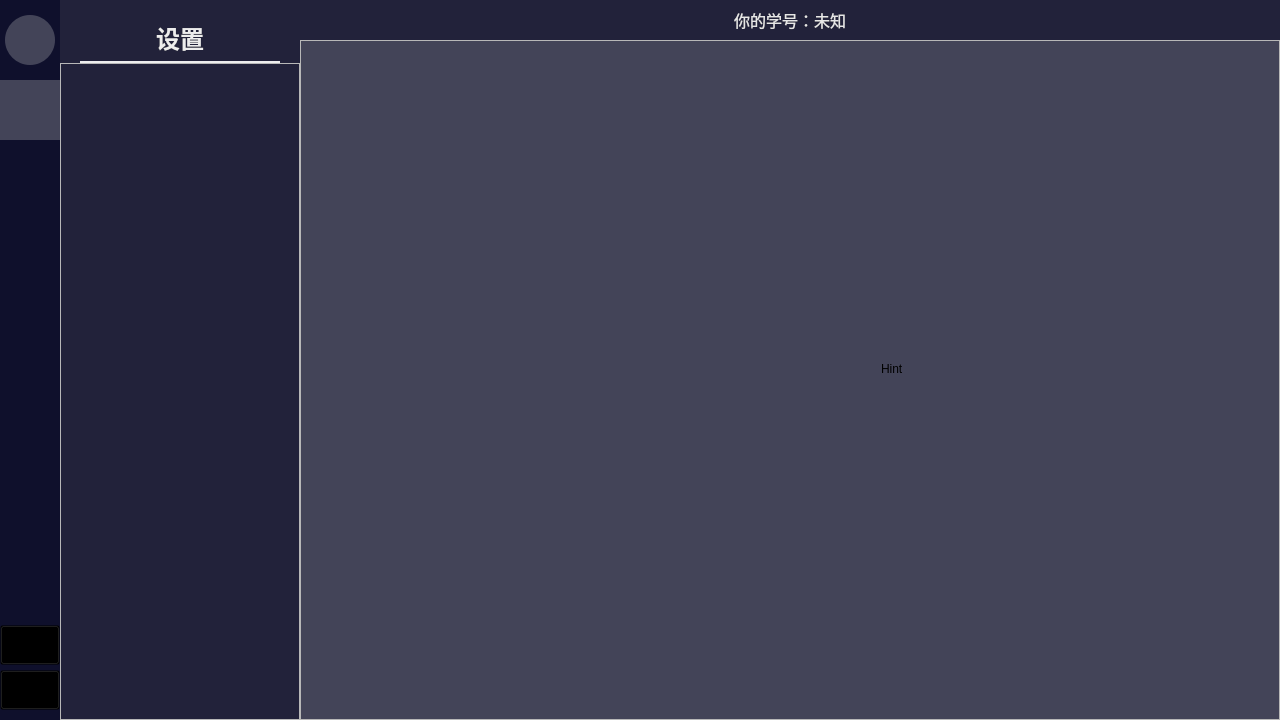
<?xml version="1.0" encoding="UTF-8"?>
<ui version="4.0">
 <class>MainWindow</class>
 <widget class="QMainWindow" name="MainWindow">
  <property name="geometry">
   <rect>
    <x>0</x>
    <y>0</y>
    <width>1280</width>
    <height>720</height>
   </rect>
  </property>
  <property name="minimumSize">
   <size>
    <width>960</width>
    <height>540</height>
   </size>
  </property>
  <property name="windowTitle">
   <string>图书馆</string>
  </property>
  <widget class="QWidget" name="styleSheet">
   <property name="styleSheet">
    <string notr="true">QWidget#styleSheet{
	color: rgb(221, 221, 221);
	background-color:#434458;
}
QFrame#leftFrame{
	background-color:#0f102c;
}
QFrame#extraFrame{
	background-color:#22223a;
}
QFrame#contentFrame{
	background-color:#434458;
}
QFrame#iconFrame{
	background-color:#434458;
}
QLabel#topLabel{
	background-color:#22223a;
	color:#e6e6e6;
	font-size:12pt;
}
QLabel#settingLabel{
	color:#ededed;
}
QLabel#lineLabel{
	background-color:#ededed;
}</string>
   </property>
   <layout class="QVBoxLayout" name="verticalLayout">
    <property name="spacing">
     <number>0</number>
    </property>
    <property name="leftMargin">
     <number>0</number>
    </property>
    <property name="topMargin">
     <number>0</number>
    </property>
    <property name="rightMargin">
     <number>0</number>
    </property>
    <property name="bottomMargin">
     <number>0</number>
    </property>
    <item>
     <widget class="QFrame" name="background">
      <layout class="QHBoxLayout" name="horizontalLayout">
       <property name="spacing">
        <number>0</number>
       </property>
       <property name="leftMargin">
        <number>0</number>
       </property>
       <property name="topMargin">
        <number>0</number>
       </property>
       <property name="rightMargin">
        <number>0</number>
       </property>
       <property name="bottomMargin">
        <number>0</number>
       </property>
       <item>
        <widget class="QFrame" name="leftFrame">
         <property name="minimumSize">
          <size>
           <width>60</width>
           <height>0</height>
          </size>
         </property>
         <property name="maximumSize">
          <size>
           <width>60</width>
           <height>16777215</height>
          </size>
         </property>
         <property name="styleSheet">
          <string notr="true"/>
         </property>
         <layout class="QVBoxLayout" name="verticalLayout_2">
          <property name="spacing">
           <number>0</number>
          </property>
          <property name="leftMargin">
           <number>0</number>
          </property>
          <property name="topMargin">
           <number>15</number>
          </property>
          <property name="rightMargin">
           <number>0</number>
          </property>
          <property name="bottomMargin">
           <number>0</number>
          </property>
          <item alignment="Qt::AlignHCenter">
           <widget class="QFrame" name="iconFrame">
            <property name="sizePolicy">
             <sizepolicy hsizetype="Maximum" vsizetype="Maximum">
              <horstretch>0</horstretch>
              <verstretch>0</verstretch>
             </sizepolicy>
            </property>
            <property name="minimumSize">
             <size>
              <width>50</width>
              <height>50</height>
             </size>
            </property>
            <property name="maximumSize">
             <size>
              <width>50</width>
              <height>50</height>
             </size>
            </property>
            <property name="styleSheet">
             <string notr="true">border-radius:25px;</string>
            </property>
            <layout class="QVBoxLayout" name="verticalLayout_5">
             <property name="spacing">
              <number>0</number>
             </property>
             <property name="leftMargin">
              <number>0</number>
             </property>
             <property name="topMargin">
              <number>0</number>
             </property>
             <property name="rightMargin">
              <number>0</number>
             </property>
             <property name="bottomMargin">
              <number>0</number>
             </property>
             <item alignment="Qt::AlignHCenter|Qt::AlignVCenter">
              <widget class="QLabel" name="iconLabel">
               <property name="sizePolicy">
                <sizepolicy hsizetype="Preferred" vsizetype="Preferred">
                 <horstretch>0</horstretch>
                 <verstretch>0</verstretch>
                </sizepolicy>
               </property>
               <property name="maximumSize">
                <size>
                 <width>40</width>
                 <height>40</height>
                </size>
               </property>
               <property name="styleSheet">
                <string notr="true"/>
               </property>
               <property name="text">
                <string/>
               </property>
               <property name="textFormat">
                <enum>Qt::PlainText</enum>
               </property>
               <property name="pixmap">
                <pixmap resource="resource.qrc">:/resource/img/icon.png</pixmap>
               </property>
               <property name="scaledContents">
                <bool>true</bool>
               </property>
               <property name="alignment">
                <set>Qt::AlignCenter</set>
               </property>
              </widget>
             </item>
            </layout>
           </widget>
          </item>
          <item alignment="Qt::AlignRight">
           <widget class="QFrame" name="buttonFrame">
            <property name="sizePolicy">
             <sizepolicy hsizetype="Preferred" vsizetype="Fixed">
              <horstretch>0</horstretch>
              <verstretch>0</verstretch>
             </sizepolicy>
            </property>
            <property name="minimumSize">
             <size>
              <width>60</width>
              <height>0</height>
             </size>
            </property>
            <property name="styleSheet">
             <string notr="true">QPushButton{
	background-color:transparent;
	border: none;
}
QPushButton:hover{
	background-color:#434458;
}
QPushButton:pressed{
	background-color:#535468;
}</string>
            </property>
            <layout class="QVBoxLayout" name="verticalLayout_6">
             <property name="spacing">
              <number>0</number>
             </property>
             <property name="leftMargin">
              <number>0</number>
             </property>
             <property name="topMargin">
              <number>15</number>
             </property>
             <property name="rightMargin">
              <number>0</number>
             </property>
             <property name="bottomMargin">
              <number>0</number>
             </property>
             <item alignment="Qt::AlignHCenter">
              <widget class="QPushButton" name="reserveButton">
               <property name="sizePolicy">
                <sizepolicy hsizetype="Fixed" vsizetype="Fixed">
                 <horstretch>0</horstretch>
                 <verstretch>0</verstretch>
                </sizepolicy>
               </property>
               <property name="minimumSize">
                <size>
                 <width>60</width>
                 <height>60</height>
                </size>
               </property>
               <property name="maximumSize">
                <size>
                 <width>60</width>
                 <height>60</height>
                </size>
               </property>
               <property name="cursor">
                <cursorShape>PointingHandCursor</cursorShape>
               </property>
               <property name="styleSheet">
                <string notr="true">background-color:#434458;</string>
               </property>
               <property name="text">
                <string/>
               </property>
               <property name="icon">
                <iconset resource="resource.qrc">
                 <normaloff>:/resource/img/reserve.png</normaloff>:/resource/img/reserve.png</iconset>
               </property>
               <property name="iconSize">
                <size>
                 <width>24</width>
                 <height>24</height>
                </size>
               </property>
              </widget>
             </item>
             <item alignment="Qt::AlignHCenter">
              <widget class="QPushButton" name="mineButton">
               <property name="sizePolicy">
                <sizepolicy hsizetype="Fixed" vsizetype="Fixed">
                 <horstretch>0</horstretch>
                 <verstretch>0</verstretch>
                </sizepolicy>
               </property>
               <property name="minimumSize">
                <size>
                 <width>60</width>
                 <height>60</height>
                </size>
               </property>
               <property name="maximumSize">
                <size>
                 <width>60</width>
                 <height>60</height>
                </size>
               </property>
               <property name="cursor">
                <cursorShape>PointingHandCursor</cursorShape>
               </property>
               <property name="text">
                <string/>
               </property>
               <property name="icon">
                <iconset resource="resource.qrc">
                 <normaloff>:/resource/img/mine.png</normaloff>:/resource/img/mine.png</iconset>
               </property>
               <property name="iconSize">
                <size>
                 <width>24</width>
                 <height>24</height>
                </size>
               </property>
              </widget>
             </item>
             <item alignment="Qt::AlignHCenter">
              <widget class="QPushButton" name="hintButton">
               <property name="sizePolicy">
                <sizepolicy hsizetype="Fixed" vsizetype="Fixed">
                 <horstretch>0</horstretch>
                 <verstretch>0</verstretch>
                </sizepolicy>
               </property>
               <property name="minimumSize">
                <size>
                 <width>60</width>
                 <height>60</height>
                </size>
               </property>
               <property name="maximumSize">
                <size>
                 <width>60</width>
                 <height>60</height>
                </size>
               </property>
               <property name="cursor">
                <cursorShape>PointingHandCursor</cursorShape>
               </property>
               <property name="text">
                <string/>
               </property>
               <property name="icon">
                <iconset resource="resource.qrc">
                 <normaloff>:/resource/img/hint.png</normaloff>:/resource/img/hint.png</iconset>
               </property>
               <property name="iconSize">
                <size>
                 <width>24</width>
                 <height>24</height>
                </size>
               </property>
              </widget>
             </item>
            </layout>
           </widget>
          </item>
          <item alignment="Qt::AlignBottom">
           <widget class="QFrame" name="settingFrame">
            <layout class="QVBoxLayout" name="verticalLayout_7">
             <property name="spacing">
              <number>5</number>
             </property>
             <property name="leftMargin">
              <number>0</number>
             </property>
             <property name="topMargin">
              <number>0</number>
             </property>
             <property name="rightMargin">
              <number>0</number>
             </property>
             <property name="bottomMargin">
              <number>10</number>
             </property>
             <item>
              <widget class="QPushButton" name="logoutButton">
               <property name="sizePolicy">
                <sizepolicy hsizetype="Fixed" vsizetype="Fixed">
                 <horstretch>0</horstretch>
                 <verstretch>0</verstretch>
                </sizepolicy>
               </property>
               <property name="minimumSize">
                <size>
                 <width>60</width>
                 <height>40</height>
                </size>
               </property>
               <property name="maximumSize">
                <size>
                 <width>60</width>
                 <height>40</height>
                </size>
               </property>
               <property name="cursor">
                <cursorShape>PointingHandCursor</cursorShape>
               </property>
               <property name="styleSheet">
                <string notr="true">background-color:transparent;</string>
               </property>
               <property name="text">
                <string/>
               </property>
               <property name="icon">
                <iconset resource="resource.qrc">
                 <normaloff>:/resource/img/logout.png</normaloff>:/resource/img/logout.png</iconset>
               </property>
               <property name="iconSize">
                <size>
                 <width>28</width>
                 <height>28</height>
                </size>
               </property>
              </widget>
             </item>
             <item>
              <widget class="QPushButton" name="settingButton">
               <property name="sizePolicy">
                <sizepolicy hsizetype="Fixed" vsizetype="Fixed">
                 <horstretch>0</horstretch>
                 <verstretch>0</verstretch>
                </sizepolicy>
               </property>
               <property name="minimumSize">
                <size>
                 <width>60</width>
                 <height>40</height>
                </size>
               </property>
               <property name="maximumSize">
                <size>
                 <width>60</width>
                 <height>40</height>
                </size>
               </property>
               <property name="cursor">
                <cursorShape>PointingHandCursor</cursorShape>
               </property>
               <property name="styleSheet">
                <string notr="true">background-color:transparent;</string>
               </property>
               <property name="text">
                <string/>
               </property>
               <property name="icon">
                <iconset resource="resource.qrc">
                 <normaloff>:/resource/img/setting.png</normaloff>:/resource/img/setting.png</iconset>
               </property>
               <property name="iconSize">
                <size>
                 <width>28</width>
                 <height>28</height>
                </size>
               </property>
               <property name="autoRepeat">
                <bool>false</bool>
               </property>
              </widget>
             </item>
            </layout>
           </widget>
          </item>
         </layout>
        </widget>
       </item>
       <item>
        <widget class="QFrame" name="extraFrame">
         <property name="sizePolicy">
          <sizepolicy hsizetype="Expanding" vsizetype="Preferred">
           <horstretch>0</horstretch>
           <verstretch>0</verstretch>
          </sizepolicy>
         </property>
         <property name="minimumSize">
          <size>
           <width>0</width>
           <height>0</height>
          </size>
         </property>
         <property name="maximumSize">
          <size>
           <width>240</width>
           <height>16777215</height>
          </size>
         </property>
         <layout class="QVBoxLayout" name="verticalLayout_3">
          <property name="spacing">
           <number>0</number>
          </property>
          <property name="leftMargin">
           <number>0</number>
          </property>
          <property name="topMargin">
           <number>20</number>
          </property>
          <property name="rightMargin">
           <number>0</number>
          </property>
          <property name="bottomMargin">
           <number>0</number>
          </property>
          <item>
           <widget class="QLabel" name="settingLabel">
            <property name="sizePolicy">
             <sizepolicy hsizetype="Preferred" vsizetype="Minimum">
              <horstretch>0</horstretch>
              <verstretch>0</verstretch>
             </sizepolicy>
            </property>
            <property name="styleSheet">
             <string notr="true">font-size:18pt;
font-weight:600;</string>
            </property>
            <property name="text">
             <string>设置</string>
            </property>
            <property name="alignment">
             <set>Qt::AlignCenter</set>
            </property>
           </widget>
          </item>
          <item>
           <spacer name="verticalSpacer">
            <property name="orientation">
             <enum>Qt::Vertical</enum>
            </property>
            <property name="sizeType">
             <enum>QSizePolicy::Fixed</enum>
            </property>
            <property name="sizeHint" stdset="0">
             <size>
              <width>20</width>
              <height>6</height>
             </size>
            </property>
           </spacer>
          </item>
          <item>
           <widget class="QLabel" name="lineLabel">
            <property name="minimumSize">
             <size>
              <width>0</width>
              <height>2</height>
             </size>
            </property>
            <property name="maximumSize">
             <size>
              <width>16777215</width>
              <height>2</height>
             </size>
            </property>
            <property name="styleSheet">
             <string notr="true">margin:0 20px;</string>
            </property>
            <property name="text">
             <string/>
            </property>
           </widget>
          </item>
          <item>
           <widget class="QFrame" name="frame">
            <property name="sizePolicy">
             <sizepolicy hsizetype="Preferred" vsizetype="Expanding">
              <horstretch>0</horstretch>
              <verstretch>0</verstretch>
             </sizepolicy>
            </property>
            <property name="frameShape">
             <enum>QFrame::StyledPanel</enum>
            </property>
            <property name="frameShadow">
             <enum>QFrame::Raised</enum>
            </property>
           </widget>
          </item>
         </layout>
        </widget>
       </item>
       <item>
        <widget class="QFrame" name="contentFrame">
         <layout class="QVBoxLayout" name="verticalLayout_4">
          <property name="spacing">
           <number>0</number>
          </property>
          <property name="leftMargin">
           <number>0</number>
          </property>
          <property name="topMargin">
           <number>0</number>
          </property>
          <property name="rightMargin">
           <number>0</number>
          </property>
          <property name="bottomMargin">
           <number>0</number>
          </property>
          <item>
           <widget class="QLabel" name="topLabel">
            <property name="sizePolicy">
             <sizepolicy hsizetype="Expanding" vsizetype="Preferred">
              <horstretch>0</horstretch>
              <verstretch>0</verstretch>
             </sizepolicy>
            </property>
            <property name="minimumSize">
             <size>
              <width>0</width>
              <height>40</height>
             </size>
            </property>
            <property name="maximumSize">
             <size>
              <width>16777215</width>
              <height>40</height>
             </size>
            </property>
            <property name="text">
             <string>你的学号：未知</string>
            </property>
            <property name="alignment">
             <set>Qt::AlignCenter</set>
            </property>
           </widget>
          </item>
          <item>
           <widget class="QFrame" name="contentContainer">
            <property name="frameShape">
             <enum>QFrame::StyledPanel</enum>
            </property>
            <property name="frameShadow">
             <enum>QFrame::Raised</enum>
            </property>
            <layout class="QVBoxLayout" name="verticalLayout_8">
             <property name="spacing">
              <number>0</number>
             </property>
             <property name="leftMargin">
              <number>0</number>
             </property>
             <property name="topMargin">
              <number>0</number>
             </property>
             <property name="rightMargin">
              <number>0</number>
             </property>
             <property name="bottomMargin">
              <number>0</number>
             </property>
             <item>
              <widget class="QStackedWidget" name="stackedWidget">
               <property name="currentIndex">
                <number>2</number>
               </property>
               <widget class="QWidget" name="reservePage">
                <widget class="QLabel" name="label">
                 <property name="geometry">
                  <rect>
                   <x>440</x>
                   <y>330</y>
                   <width>54</width>
                   <height>16</height>
                  </rect>
                 </property>
                 <property name="text">
                  <string>Reserve</string>
                 </property>
                </widget>
               </widget>
               <widget class="QWidget" name="minePage">
                <widget class="QLabel" name="label_2">
                 <property name="geometry">
                  <rect>
                   <x>420</x>
                   <y>310</y>
                   <width>54</width>
                   <height>16</height>
                  </rect>
                 </property>
                 <property name="text">
                  <string>Mine</string>
                 </property>
                </widget>
               </widget>
               <widget class="QWidget" name="hintPage">
                <widget class="QLabel" name="label_3">
                 <property name="geometry">
                  <rect>
                   <x>580</x>
                   <y>320</y>
                   <width>54</width>
                   <height>16</height>
                  </rect>
                 </property>
                 <property name="text">
                  <string>Hint</string>
                 </property>
                </widget>
               </widget>
              </widget>
             </item>
            </layout>
           </widget>
          </item>
         </layout>
        </widget>
       </item>
      </layout>
     </widget>
    </item>
   </layout>
  </widget>
 </widget>
 <resources>
  <include location="resource.qrc"/>
 </resources>
 <connections/>
</ui>
